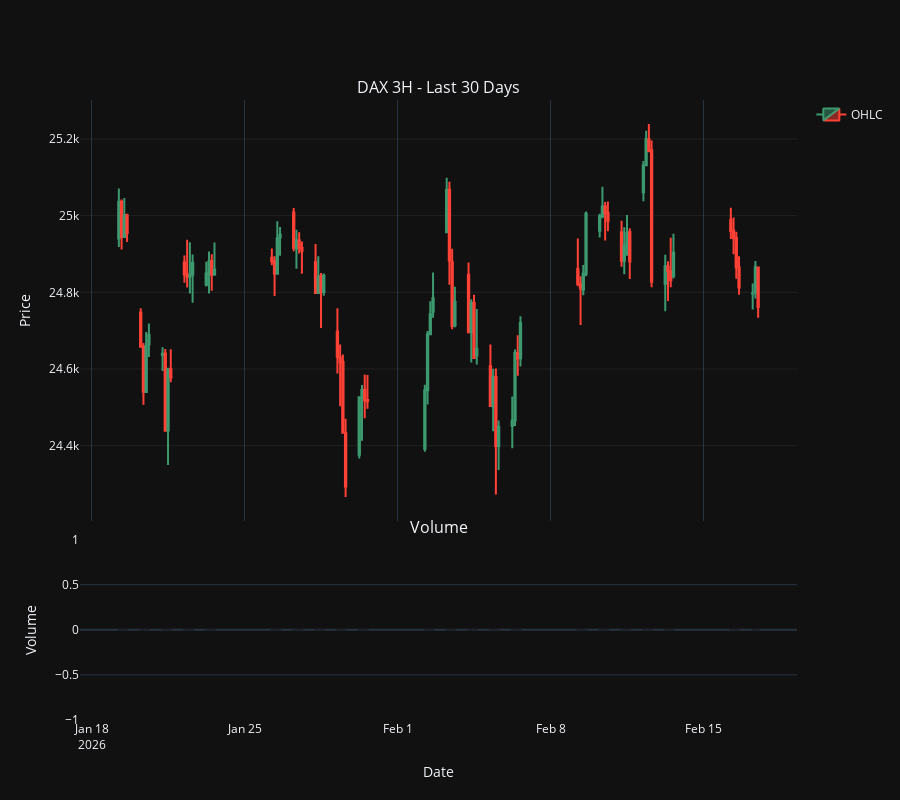

Write notebook code for a chart like this one.
### Markdown cell above
## 5. Multi-Timeframe Analysis

Compare daily, 3H, and 1H charts to understand how patterns look across timeframes.

### Code cell
hourly_1h = load_data("DAX", "1H", days=60)
hourly_3h = load_data("DAX", "3H", days=60)

print(f"1H bars: {len(hourly_1h)}")
print(f"3H bars: {len(hourly_3h)}")

recent_3h = load_data("DAX", "3H", days=30)
fig_3h = plot_candlestick(recent_3h, "DAX 3H - Last 30 Days")
fig_3h.show()
